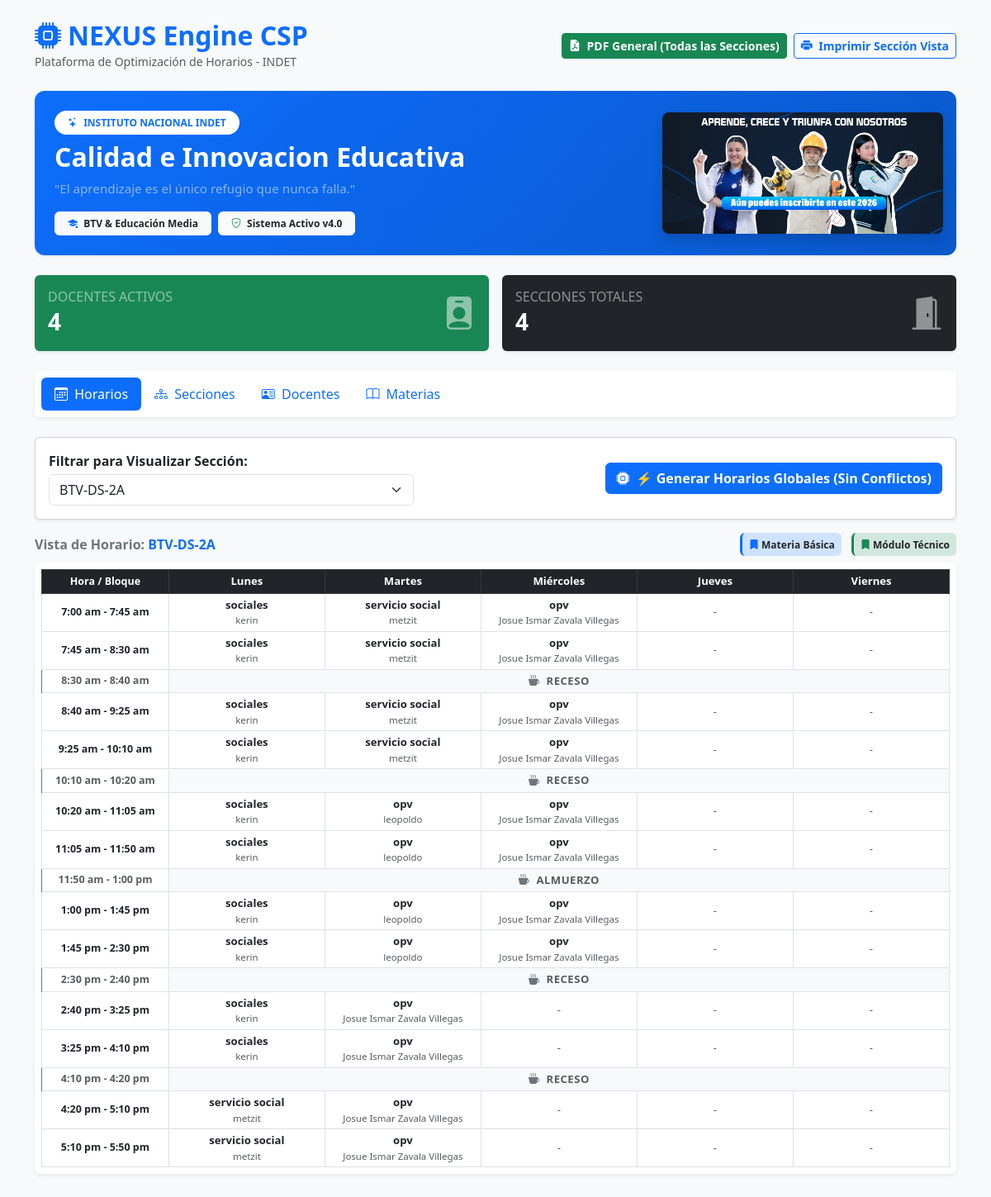
The page / on the database its author committed.
### modulo_horarios/main.py (models this page shows)
class Seccion(SQLModel, table=True):
    id: Optional[int] = Field(default=None, primary_key=True)
    nombre: str
    modalidad: str
    anio: str

class Materia(SQLModel, table=True):
    id: Optional[int] = Field(default=None, primary_key=True)
    nombre: str
    tipo: str  # 'Básica' o 'Modular'

class Docente(SQLModel, table=True):
    id: Optional[int] = Field(default=None, primary_key=True)
    nombre: str
    correo_institucional: str
    turno_preferente: str
    dias_matutino: Optional[str] = None
    dias_vespertino: Optional[str] = None

### modulo_horarios/main.py (the view)
@app.get("/", response_class=HTMLResponse)
def index(
        request: Request,
        seccion_seleccionada: Optional[str] = None,
        seccion_estudiante: Optional[str] = None,
        session: Session = Depends(get_session)
):
    secciones = session.exec(select(Seccion)).all()
    lista_secciones = [s.nombre for s in secciones]
    seccion_actual = seccion_seleccionada if seccion_seleccionada else (
        lista_secciones[0] if lista_secciones else "Sin Secciones")
    sec_obj = session.exec(select(Seccion).where(Seccion.nombre == seccion_actual)).first()
    mantenimiento_dias = [
        ("lunes", "Lunes"),
        ("martes", "Martes"),
        ("miercoles", "Miércoles"),
        ("jueves", "Jueves"),
        ("viernes", "Viernes")
    ]
    tabla_horario = []
    for b in MEDIOS_BLOQUES:
        fila = {
            "hora": b["hora"],
            "es_pausa": b.get("es_pausa", False),
            "tipo_pausa": b.get("tipo_pausa", "")
        }
        for dia_clave, dia_bd in mantenimiento_dias:
            clase_data = {"materia": "-", "docente": "-", "tipo": "ninguno"}
            if sec_obj and not b.get("es_pausa"):
                clase = session.exec(
                    select(Horario).where(
                        Horario.seccion_id == sec_obj.id,
                        Horario.dia == dia_bd,
                        Horario.bloque_id == b["id"]
                    )
                ).first()
                if clase:
                    doc = session.get(Docente, clase.docente_id)
                    mat = session.get(Materia, clase.materia_id)
                    clase_data = {
                        "materia": mat.nombre if mat else "Desconocida",
                        "docente": doc.nombre if doc else "Desconocido",
                        "tipo": mat.tipo if mat else "Básica"
                    }
            fila[dia_clave] = clase_data
        tabla_horario.append(fila)
    docentes = session.exec(select(Docente)).all()
    materias = session.exec(select(Materia)).all()
    query_estudiantes = select(Estudiante)
    if seccion_estudiante and seccion_estudiante != "Todas":
        query_estudiantes = query_estudiantes.where(Estudiante.seccion == seccion_estudiante)
    estudiantes = session.exec(query_estudiantes).all()
    total_estudiantes_registrados = len(session.exec(select(Estudiante)).all())
    docentes_con_cargas = []
    for d in docentes:
        cargas_doc = session.exec(select(CargaAcademica).where(CargaAcademica.docente_id == d.id)).all()
        cargas_info = []
        for c in cargas_doc:
            s_item = session.get(Seccion, c.seccion_id)
            m_item = session.get(Materia, c.materia_id)
            cargas_info.append({
                "seccion": s_item,
                "materia": m_item,
                "medios_bloques_semanales": c.horas_semanales
            })
        docentes_con_cargas.append({
            "id": d.id,
            "nombre": d.nombre,
            "correo_institucional": d.correo_institucional,
            "turno_preferente": d.turno_preferente,
            "cargas": cargas_info
        })
    contexto = {
        "usuario": "admin",
        "rol": "Admin",
        "username": "admin",
        "secciones": secciones,
        "lista_secciones": lista_secciones,
        "seccion_actual": seccion_actual,
        "seccion_estudiante_filtro": seccion_estudiante or "Todas",
        "tabla_horario": tabla_horario,
        "docentes": docentes_con_cargas,
        "materias": materias,
        "estudiantes": estudiantes,
        "total_estudiantes": total_estudiantes_registrados,
        "total_docentes": len(docentes),
        "total_secciones": len(secciones),
        "alerta_cruce": False
    }
    return templates.TemplateResponse(
        request=request,
        name="index.html",
        context=contexto
    )

### modulo_horarios/templates/index.html (shortened to what this page needs)
<!DOCTYPE html>
<html lang="es">
<head>
    <link href="https://cdn.jsdelivr.net/npm/bootstrap@5.3.0/dist/css/bootstrap.min.css" rel="stylesheet">
    <link rel="stylesheet" href="https://cdn.jsdelivr.net/npm/bootstrap-icons@1.11.3/font/bootstrap-icons.css">
</head>
<body class="bg-light">
<div class="container pb-5 pt-4">
    <div class="d-flex justify-content-between align-items-center mb-4 no-print">
        <div>
            <h1 class="h2 fw-bold text-primary mb-0"><i class="bi bi-cpu-fill me-2"></i>NEXUS Engine CSP</h1>
            <small class="text-muted">Plataforma de Optimización de Horarios - INDET</small>
        </div>
        <div class="d-flex gap-2">
            <a href="/exportar_pdf_todos" class="btn btn-success btn-sm fw-bold" target="_blank">
                <i class="bi bi-file-earmark-pdf-fill me-1"></i> PDF General (Todas las Secciones)
            </a>
            <button id="btnImprimirHorario" onclick="window.print()" class="btn btn-outline-primary btn-sm fw-bold">
                <i class="bi bi-printer-fill me-1"></i> Imprimir Sección Vista
            </button>
        </div>
    </div>
    <div class="card border-0 shadow-sm overflow-hidden mb-4 no-print" style="border-radius: 12px; background: linear-gradient(135deg, #0d6efd 0%, #0a58ca 100%);">
        <div class="row g-0 align-items-center">
            <div class="col-md-8 p-4 text-white">
                <span class="badge bg-white text-primary mb-2 fw-bold text-uppercase px-3 py-2 rounded-pill" style="font-size: 0.75rem;">
                    <i class="bi bi-stars me-1"></i> INSTITUTO NACIONAL INDET
                </span>
                <h2 class="fw-bold mb-2">Calidad e Innovacion Educativa</h2>
                <p class="mb-3 text-white-50 lead" style="font-size: 0.95rem;">
                    "El aprendizaje es el único refugio que nunca falla."
                </p>
                <div class="d-flex align-items-center gap-2">
                    <span class="badge bg-light text-dark py-2 px-3"><i class="bi bi-mortarboard-fill text-primary me-1"></i> BTV & Educación Media</span>
                    <span class="badge bg-light text-dark py-2 px-3"><i class="bi bi-shield-check text-success me-1"></i> Sistema Activo v4.0</span>
                </div>
            </div>
            <div class="col-md-4 d-none d-md-block text-center p-3">
                <img src="../static/especialidades.png" alt="Especialidades INDET" class="img-fluid rounded-3 shadow" style="max-height: 160px; object-fit: cover; width: 100%;">
            </div>
        </div>
    </div>
    <div class="row g-3 mb-4 no-print">
        <div class="col-md-6">
            <div class="card bg-success text-white shadow-sm p-3 border-0">
                <div class="d-flex justify-content-between align-items-center">
                    <div>
                        <h6 class="text-white-50 text-uppercase mb-1">Docentes Activos</h6>
                        <h3 class="fw-bold mb-0">{{ total_docentes }}</h3>
                    </div>
                    <i class="bi bi-person-badge-fill fs-1 text-white-50"></i>
                </div>
            </div>
        </div>
        <div class="col-md-6">
            <div class="card bg-dark text-white shadow-sm p-3 border-0">
                <div class="d-flex justify-content-between align-items-center">
                    <div>
                        <h6 class="text-white-50 text-uppercase mb-1">Secciones Totales</h6>
                        <h3 class="fw-bold mb-0">{{ total_secciones }}</h3>
                    </div>
                    <i class="bi bi-door-open-fill fs-1 text-white-50"></i>
                </div>
            </div>
        </div>
    </div>
    <ul class="nav nav-pills mb-3 bg-white p-2 rounded shadow-sm no-print" id="nexusTab" role="tablist">
        <li class="nav-item"><button class="nav-link active" id="horario-tab" data-bs-toggle="tab" data-bs-target="#horario" type="button"><i class="bi bi-calendar3 me-1"></i> Horarios</button></li>
        <li class="nav-item"><button class="nav-link" id="secciones-tab" data-bs-toggle="tab" data-bs-target="#secciones" type="button"><i class="bi bi-diagram-3 me-1"></i> Secciones</button></li>
        <li class="nav-item"><button class="nav-link" id="docentes-tab" data-bs-toggle="tab" data-bs-target="#docentes" type="button"><i class="bi bi-person-vcard me-1"></i> Docentes</button></li>
        <li class="nav-item"><button class="nav-link" id="materias-tab" data-bs-toggle="tab" data-bs-target="#materias" type="button"><i class="bi bi-book me-1"></i> Materias</button></li>
    </ul>
    <div class="tab-content pt-2" id="nexusTabContent">
        <div class="tab-pane fade show active" id="horario" role="tabpanel">
            <div class="card shadow-sm p-3 mb-3 no-print">
                <div class="row align-items-center g-3">
                    <div class="col-md-5">
                        <form method="get" action="/">
                            <label for="seccion_seleccionada" class="form-label fw-bold mb-1">Filtrar para Visualizar Sección:</label>
                            <select name="seccion_seleccionada" id="seccion_seleccionada" class="form-select" onchange="this.form.submit()">
                                {% for sec in lista_secciones %}
                                    <option value="{{ sec }}" {% if sec == seccion_actual %}selected{% endif %}>{{ sec }}</option>
                                {% endfor %}
                            </select>
                        </form>
                    </div>
                    <div class="col-md-7 text-end d-flex justify-content-end align-items-center gap-2">
                        <form action="/generar_horarios_globales" method="post" class="m-0">
                            <button type="submit" class="btn btn-primary fw-bold">
                                <i class="bi bi-cpu-fill me-1"></i> ⚡ Generar Horarios Globales (Sin Conflictos)
                            </button>
                        </form>
                    </div>
                </div>
            </div>
            <div class="d-flex justify-content-between align-items-center mb-2 no-print">
                <span class="fw-bold text-secondary">Vista de Horario: <span class="text-primary">{{ seccion_actual }}</span></span>
                <div>
                    <span class="badge bg-basica text-dark p-2 me-2"><i class="bi bi-bookmark-fill text-primary"></i> Materia Básica</span>
                    <span class="badge bg-modular text-dark p-2"><i class="bi bi-bookmark-fill text-success"></i> Módulo Técnico</span>
                </div>
            </div>
            <div class="table-responsive bg-white rounded shadow-sm p-2">
                <table class="table table-bordered text-center align-middle mb-0 tabla-horario-compacta">
                    <thead class="table-dark">
                        <tr>
                            <th class="col-hora">Hora / Bloque</th>
                            <th class="col-dia">Lunes</th>
                            <th class="col-dia">Martes</th>
                            <th class="col-dia">Miércoles</th>
                            <th class="col-dia">Jueves</th>
                            <th class="col-dia">Viernes</th>
                        </tr>
                    </thead>
                    <tbody>
                        {% for fila in tabla_horario %}
                            {% if fila.es_pausa %}
                                <tr class="bg-custom-pause">
                                    <td class="col-hora fw-bold text-muted">{{ fila.hora }}</td>
                                    <td colspan="5" class="text-uppercase text-muted py-1 bg-light fw-bold" style="letter-spacing: 0.5px;">
                                        <i class="bi bi-cup-hot-fill me-1 text-secondary"></i> {{ fila.tipo_pausa }}
                                    </td>
                                </tr>
                            {% else %}
                                <tr>
                                    <td class="col-hora fw-bold">{{ fila.hora }}</td>
                                    {% for dia in ['lunes', 'martes', 'miercoles', 'jueves', 'viernes'] %}
                                        {% set clase = fila[dia] %}
                                        <td class="{% if clase.tipo == 'Modular' %}bg-modular{% elif clase.tipo == 'Básica' %}bg-basica{% endif %}">
                                            {% if clase.materia and clase.materia != '-' %}
                                                <div class="fw-bold text-dark">{{ clase.materia }}</div>
                                                <small class="text-muted d-block">{{ clase.docente }}</small>
                                            {% else %}
                                                <span class="text-muted">-</span>
                                            {% endif %}
                                        </td>
                                    {% endfor %}
                                </tr>
                            {% endif %}
                        {% endfor %}
                    </tbody>
                </table>
            </div>
        </div>
    </div>
</div>
</body>
</html>

### modulo_horarios/templates/index.html (style rules this page uses)
.bg-custom-pause { background-color: #f8f9fa; font-weight: bold; border-left: 3px solid #6c757d; }
.bg-modular { background-color: #d1e7dd; border-left: 3px solid #198754; }
.bg-basica { background-color: #cfe2ff; border-left: 3px solid #0d6efd; }
.tabla-horario-compacta { font-size: 0.82rem; }
.tabla-horario-compacta th, .tabla-horario-compacta td { padding: 4px 6px !important; vertical-align: middle; }
.col-hora { width: 14%; font-size: 0.78rem; }
.col-dia { width: 17.2%; }

### rows shown on the page
Seccion: nombre "BTV-DS-2A"
Materia: materia "sociales" "sociales" "sociales" "sociales" "sociales" "sociales" "sociales" "sociales" "sociales" "sociales"
Docente: docente "kerin" "kerin" "kerin" "kerin" "kerin" "kerin" "kerin" "kerin" "kerin" "kerin"
Materia: materia "servicio social" "servicio social" "servicio social" "servicio social" "servicio social" "servicio social"
Docente: docente "metzit" "metzit" "metzit" "metzit" "metzit" "metzit"
Materia: materia "opv" "opv" "opv" "opv" "opv" "opv" "opv" "opv" "opv" "opv" "opv" "opv" "opv" "opv" "opv" "opv"
Docente: docente "Josue Ismar Zavala Villegas" "Josue Ismar Zavala Villegas" "Josue Ismar Zavala Villegas" "Josue Ismar Zavala Villegas" "Josue Ismar Zavala Villegas" "Josue Ismar Zavala Villegas" "Josue Ismar Zavala Villegas" "Josue Ismar Zavala Villegas" "Josue Ismar Zavala Villegas" "Josue Ismar Zavala Villegas" "Josue Ismar Zavala Villegas" "Josue Ismar Zavala Villegas"
Docente: docente "leopoldo" "leopoldo" "leopoldo" "leopoldo"

### other values the page prints
{{ total_docentes }} "4"
{{ total_secciones }} "4"
{{ fila.hora }} "7:00 am - 7:45 am" "7:45 am - 8:30 am" "8:40 am - 9:25 am" "9:25 am - 10:10 am" "10:20 am - 11:05 am" "11:05 am - 11:50 am" "1:00 pm - 1:45 pm" "1:45 pm - 2:30 pm" "2:40 pm - 3:25 pm" "3:25 pm - 4:10 pm" "4:20 pm - 5:10 pm" "5:10 pm - 5:50 pm"
{{ fila.hora }} "8:30 am - 8:40 am" "10:10 am - 10:20 am" "11:50 am - 1:00 pm" "2:30 pm - 2:40 pm" "4:10 pm - 4:20 pm"
{{ fila.tipo_pausa }} "RECESO" "RECESO" "ALMUERZO" "RECESO" "RECESO"
form field seccion_seleccionada "BTV-DS-2A"
